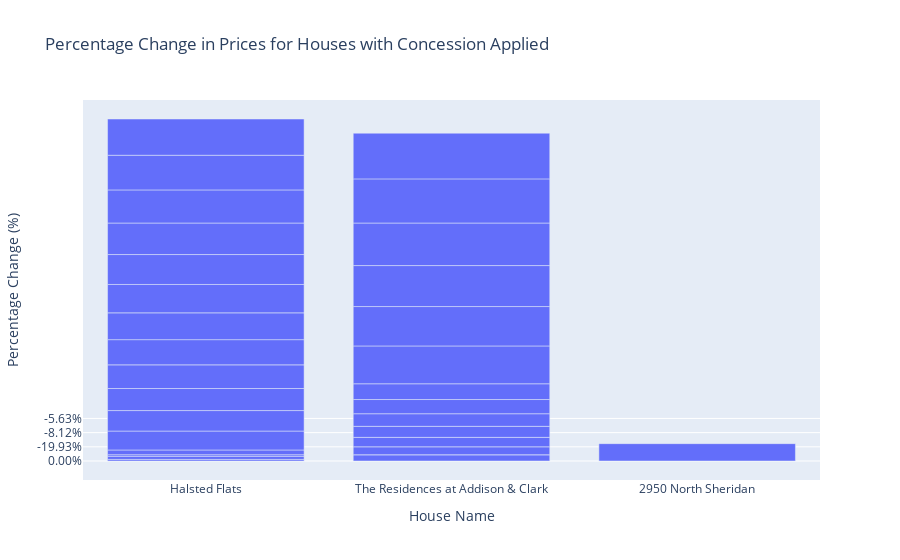

Source (notebook cell):
### Code cell
concession_df = df[(df['concession_applied'] == False) & (df['neighborhood_name'] == 'Lake View')]


fig6 = px.bar(concession_df, 
             x='name', 
             y='percentage_change', 
             hover_data=['unit_number', 'neighborhood_name'],
             title="Percentage Change in Prices for Houses with Concession Applied",
             labels={'percentage_change': 'Percentage Change (%)', 'name': 'House Name'})

fig6.show()

### Figure 1 — Plotly figure (JSON) as saved in the notebook; plotly's stock layout.template omitted (floating-point values rounded to 4 significant figures)
{"data": [{"alignmentgroup": "True", "customdata": [[914, "Lake View"], [515, "Lake View"], [615, "Lake View"], [514, "Lake View"], [614, "Lake View"], [619, "Lake View"], [833, "Lake View"], [524, "Lake View"], [830, "Lake View"], [612, "Lake View"], [820, "Lake View"], [812, "Lake View"], [620, "Lake View"], [606, "Lake View"], [919, "Lake View"], [801, "Lake View"], [420, "Lake View"], [521, "Lake View"], [724, "Lake View"], [1121, "Lake View"], [917, "Lake View"], [1304, "Lake View"], [1219, "Lake View"], [1312, "Lake View"], [1011, "Lake View"], [503, "Lake View"], [821, "Lake View"], [705, "Lake View"], [607, "Lake View"], [516, "Lake View"], [601, "Lake View"], [510, "Lake View"]], "hovertemplate": "House Name=%{x}<br>Percentage Change (%)=%{y}<br>unit_number=%{customdata[0]}<br>neighborhood_name=%{customdata[1]}<extra></extra>", "legendgroup": "", "marker": {"color": "#636efa", "pattern": {"shape": ""}}, "name": "", "offsetgroup": "", "orientation": "v", "showlegend": false, "textposition": "auto", "type": "bar", "x": ["Halsted Flats", "Halsted Flats", "Halsted Flats", "Halsted Flats", "Halsted Flats", "The Residences at Addison & Clark", "The Residences at Addison & Clark", "The Residences at Addison & Clark", "The Residences at Addison & Clark", "The Residences at Addison & Clark", "The Residences at Addison & Clark", "The Residences at Addison & Clark", "The Residences at Addison & Clark", "2950 North Sheridan", "Halsted Flats", "Halsted Flats", "Halsted Flats", "Halsted Flats", "Halsted Flats", "Halsted Flats", "Halsted Flats", "Halsted Flats", "Halsted Flats", "Halsted Flats", "Halsted Flats", "Halsted Flats", "The Residences at Addison & Clark", "The Residences at Addison & Clark", "The Residences at Addison & Clark", "The Residences at Addison & Clark", "The Residences at Addison & Clark", "The Residences at Addison & Clark"], "xaxis": "x", "y": ["0.00%", "-5.58%", "-5.30%", "-5.58%", "-3.30%", "-0.85%", "0.00%", "-4.41%", "-13.32%", "-19.04%", "-0.64%", "-19.93%", "-8.27%", "-3.17%", "-25.99%", "-17.66%", "-25.93%", "-25.68%", "-18.06%", "-25.38%", "-8.12%", "-21.53%", "-25.25%", "-16.21%", "-0.12%", "-24.30%", "-0.59%", "-11.54%", "-7.96%", "-5.63%", "-5.77%", "-9.24%"], "yaxis": "y"}], "layout": {"barmode": "relative", "legend": {"tracegroupgap": 0}, "title": {"text": "Percentage Change in Prices for Houses with Concession Applied"}, "xaxis": {"anchor": "y", "domain": [0, 1], "title": {"text": "House Name"}}, "yaxis": {"anchor": "x", "domain": [0, 1], "title": {"text": "Percentage Change (%)"}}}}
